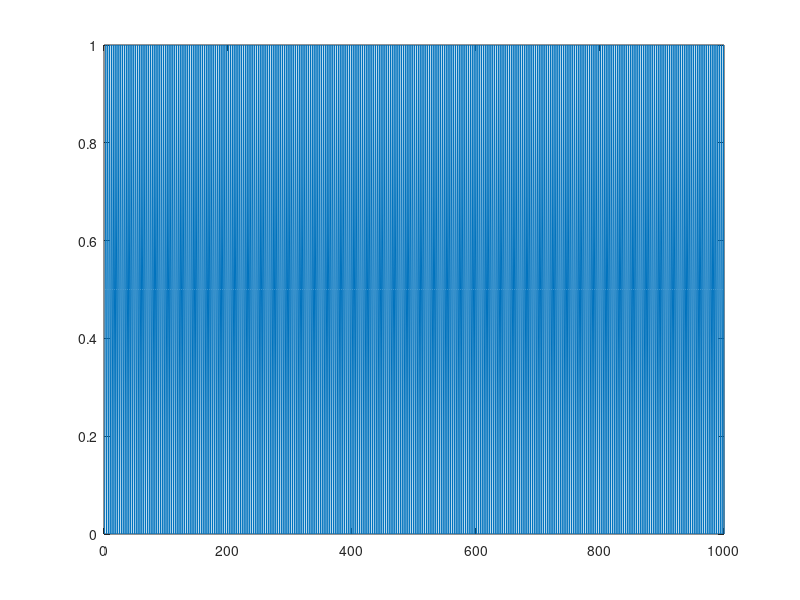

The MATLAB source for this figure:
% Generador de rampa diente de sierra 
% Si ciclo de señal v_a = 60 Hz
% La rampa tendrá una frecuencia de 3 kHz

m=1000;

a=0;
Diente1 = zeros(1,m);
for i=1:m
   Diente1(i)=0.5*a;
   a=a+1;
   if (a>2)
       a = 0;
   end
end

figure
i=1:m;

plot(i,Diente1)